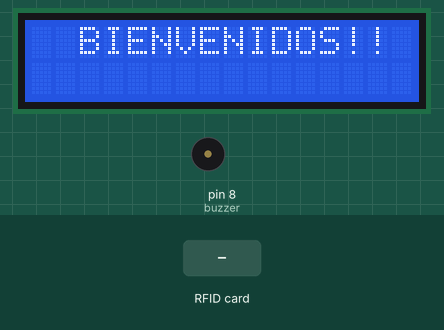
This sketch was run on a simulated Arduino Uno, built with avr-gcc and run on an emulated ATmega328P. On the bench: 16×2 character LCD, buzzer (waves = sounding, pin HIGH). The test bench sets the inputs (shaded band). Pins used as bus, display or sensor lines are not drawn; what the sketch prints to the serial monitor is not drawn.

Above: at 1.3 s.
1.4 s: RFID card CF 2B C3 27 held to the reader
At 2.4 s:
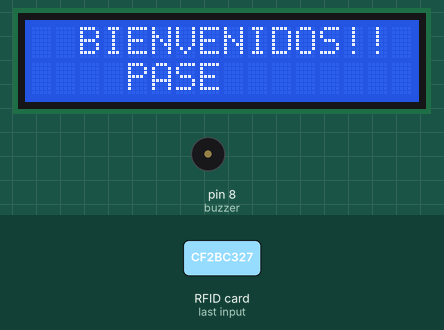
4.9 s: RFID card 5E 7A 19 C4 held to the reader
At 6.3 s:
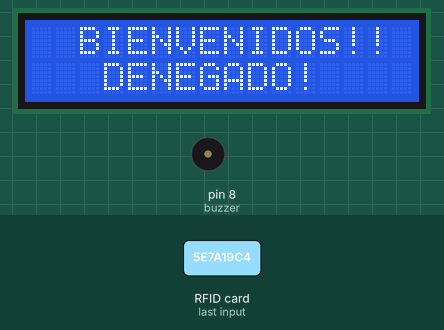
8.3 s: RFID card 65 AE 92 03 held to the reader
At 8.47 s:
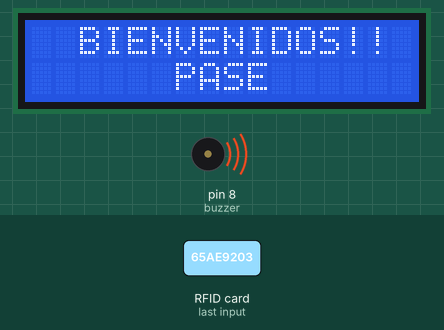
Timing chart, 0 to 11.3 s (numbered marks = the images above; inputs shaded):
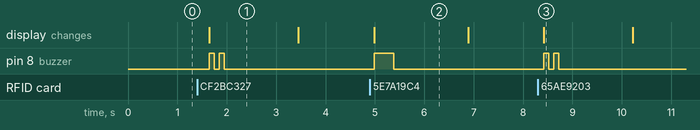

The sketch:

sketch_jun08a.ino
```cpp
/*CIRCUITO:
 * BUZZER A PIN 8

 * NFC SDA A PIN 10
 * NFC SCK A PIN 13
 * NFC MOSI A PIN 11
 * NFC RST A PIN 9
 * NFC 3.3 V A 3.3V

 * LCD RS pin a digital pin 7
 * LCD Enable pin a digital pin 6
 * LCD D4 pin a digital pin 5
 * LCD D5 pin a digital pin 4
 * LCD D6 pin a digital pin 3
 * LCD D7 pin a digital pin 2
 * LCD R/W pin a ground
 * LCD VSS pin a ground
 * LCD VCC pin a 5V
 * 10K resistor: led
 * ends to +5V and ground
 * wiper to LCD VO pin (pin 3)
*/

#include <SPI.h>
#include <MFRC522.h>
#include <LiquidCrystal.h>  //Biblioteca necesaria para LCDs

#define RST_PIN  9    //Pin 9 para el reset del RC522
#define SS_PIN  10   //Pin 10 para el SS (SDA) del RC522
int buzzer = 8;//Pin 8 para el buzzer
MFRC522 mfrc522(SS_PIN, RST_PIN); ///Creamos el objeto para el RC522
LiquidCrystal lcd(7, 6, 5, 4, 3, 2);//Iniciamos los pines a utilizar

void setup() {
  pinMode(buzzer, OUTPUT);   // es donde tenemos conectado el Buzzer
 lcd.begin(16, 2); //Expresamos el numero de columnas y filas de nuestro LCD
  Serial.begin(9600); //Iniciamos La comunicacion serial
  SPI.begin();
  //Iniciamos el Bus SPI
  mfrc522.PCD_Init(); // Iniciamos el MFRC522
  Serial.println("Control de acceso:");
  lcd.print("  BIENVENIDOS!!");//Imprimimos el mensaje deseado en el LCD
}

byte ActualUID[4]; //almacenará el código del Tag leído
byte Usuario1[4]= {0xCF, 0x2B, 0xC3, 0x27} ; //código del usuario 1
byte Usuario2[4]= {0x65, 0xAE, 0x92, 0x03} ; //código del usuario 2

void loop() {

  //Preparamos el cursor en la columna 0 de la linea 1
 //Esto indica donde comenzara a imprimirse el texto


  // Revisamos si hay nuevas tarjetas  presentes
  if ( mfrc522.PICC_IsNewCardPresent())
        {
      //Seleccionamos una tarjeta
            if ( mfrc522.PICC_ReadCardSerial())
            {
                  // Enviamos serialemente su UID
                  Serial.print(F("Card UID:"));
                  for (byte i = 0; i < mfrc522.uid.size; i++) {
                          Serial.print(mfrc522.uid.uidByte[i] < 0x10 ? " 0" : " ");
                            //lcd.print(mfrc522.uid.uidByte[i] < 0x10 ? " 0" : " ");//Imprimimos el mensaje deseado en el LCD
                          Serial.print(mfrc522.uid.uidByte[i], HEX);
                            //lcd.print(mfrc522.uid.uidByte[i], HEX);//Imprimimos el mensaje deseado en el LCD
                          ActualUID[i]=mfrc522.uid.uidByte[i];
                  }
                  Serial.print("     ");
                  //comparamos los UID para determinar si es uno de nuestros usuarios
                  if(compareArray(ActualUID,Usuario1)){
                    Serial.println(" Concedido...");

                    lcd.print("    PASE  ");

                    digitalWrite(buzzer, HIGH); //deja de emitir
                      delay(100);//espera medio segundo
                      digitalWrite(buzzer, LOW); //deja de emitir
                        delay(100);
                      digitalWrite(buzzer, HIGH); //deja de emitir
                      delay(100);//espera medio segundo
                      digitalWrite(buzzer, LOW);} //deja de emitir

                  else if(compareArray(ActualUID,Usuario2)){
                    Serial.println(" Concedido...");

                    lcd.print("      PASE  ");

                      digitalWrite(buzzer, HIGH); //deja de emitir
                      delay(100);//espera medio segundo
                      digitalWrite(buzzer, LOW); //deja de emitir
                        delay(100);
                      digitalWrite(buzzer, HIGH); //deja de emitir
                      delay(100);//espera medio segundo
                      digitalWrite(buzzer, LOW);} //deja de emitir

                  else
                   { Serial.println("Denegado...");
                    lcd.print("   DENEGADO! ");

                    digitalWrite(buzzer, HIGH); //deja de emitir
                      delay(400);//espera medio segundo
                      digitalWrite(buzzer, LOW);} //deja de emitir


                  // Terminamos la lectura de la tarjeta tarjeta  actual
                  mfrc522.PICC_HaltA();

            }

  }
  lcd.setCursor(0,1);
  delay(1500);
  lcd.print("                  ");
  lcd.setCursor(0,1);
}

//Función para comparar dos vectores
 boolean compareArray(byte array1[],byte array2[])
{
  if(array1[0] != array2[0])return(false);
  if(array1[1] != array2[1])return(false);
  if(array1[2] != array2[2])return(false);
  if(array1[3] != array2[3])return(false);
  return(true);
}
```

Measured:
- after the input at 1.4 s, pin 8 (buzzer): alternates HIGH for 0.10 s and LOW for 0.10 s, 4 changes in all, then stays LOW, starting after 0.25 s; the display: changes after 0.25 s (image 1)
- after the input at 4.9 s, pin 8 (buzzer): LOW → HIGH after 0.08 s, → LOW 0.40 s later; the display: changes after 0.08 s (image 2)
- after the input at 8.3 s, pin 8 (buzzer): alternates HIGH for 0.10 s and LOW for 0.10 s, 4 changes in all, then stays LOW, starting after 0.12 s; the display: changes after 0.12 s (image 3)
- what the display in image 1 shows lasts 1.9 s, from 1.6 s to 3.5 s
- what the display in image 2 shows lasts 1.9 s, from 5.0 s to 6.9 s
